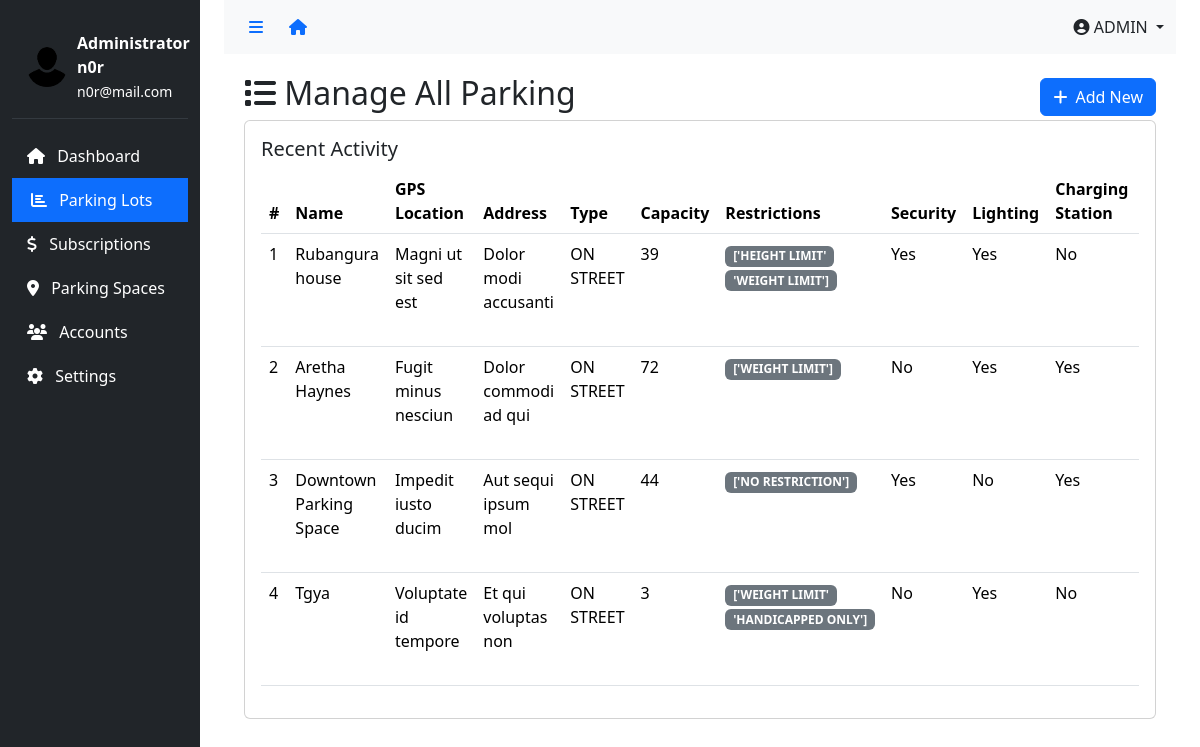
Screenshot of /dashboard/parking (signed in) with the database file from the repository.
### app/models.py (models this page shows, shortened)
class User(AbstractUser):
    class Role(models.TextChoices):
        ATTENDANTS = "ATTENDANTS", "Attendants"
        ADMIN = "ADMIN", "Admin"
        CLIENT = "CLIENT", "Client"
    role = models.CharField(
        max_length=50,
        choices=Role.choices,
        default=Role.CLIENT  # Set default role to CLIENT
    )
    phone_number = models.CharField(
        validators=[phone_regex],
        max_length=10,
        unique=True,
        null=True
    )
    groups = models.ManyToManyField(
        'auth.Group',
        related_name='users',
        blank=True,
        help_text='The groups this user belongs to.'
    )
    user_permissions = models.ManyToManyField(
        'auth.Permission',
        related_name='users',
        blank=True,
        help_text='Specific permissions for this user.'
    )

class ParkingLot(models.Model):
    name = models.CharField(max_length=255, unique=True)
    gpsLocation = models.CharField(max_length=255)
    address = models.CharField(max_length=255)
    type = models.CharField(max_length=20, choices=[('ON STREET', 'On Street'), ('OFF STREET', 'Off Street')], default='ON STREET')
    capacity = models.IntegerField()
    restrictions = models.CharField(max_length=255, blank=True, null=True)  # Store as a comma-separated string
    security = models.BooleanField(default=False)
    lighting = models.BooleanField(default=False)
    chargingStation = models.BooleanField(default=False)
    manager_1 = models.ForeignKey('User', related_name='primary_manager', null=True, on_delete=models.SET_NULL)
    manager_2 = models.ForeignKey('User', related_name='secondary_manager', null=True, blank=True, on_delete=models.SET_NULL)
    created_at = models.DateTimeField(auto_now_add=True)
    @property
    def restrictions_list(self):
        if not self.restrictions:
            return []
        return [restriction.strip() for restriction in self.restrictions.split(',') if restriction.strip()]

### app/views.py (the view)
# urls.py: path('dashboard/parking', views.parking, name="parking"),
@login_required
@admin_required
def parking(request):
    parking_lots = ParkingLot.objects.all()
    for lot in parking_lots:
        if lot.restrictions:  # Check if restrictions exist
            restrictions = lot.restrictions_list
    return render(request, 'dashboard/parking.html', {'parking_lots': parking_lots, 'active_menu': 'parking'})

### app/templates/app/dashboard/parking.html (shortened to what this page needs)
{% extends 'dashboard/base.html' %}
{% block content %}
<div class="content">
    <div class="d-flex justify-content-between align-items-center">
        <h2><i class="fas fa-list"></i> Manage All Parking</h2>
        <a href="{% url 'create_parking_lot' %}" class="btn btn-primary"><i class="fas fa-plus me-2"></i>Add New</a>
    </div>
  <div class="card">
    <div class="card-body">
      <h5 class="card-title">Recent Activity</h5>
      <div class="table-responsive">
        <table class="table" id="activityTable">
          <thead>
            <tr>
              <th>#</th>
              <th>Name</th>
              <th>GPS Location</th>
              <th>Address</th>
              <th>Type</th>
              <th>Capacity</th>
              <th>Restrictions</th>
              <th>Security</th>
              <th>Lighting</th>
              <th>Charging Station</th>
              <th>Manager 1</th>
            </tr>
          </thead>
          <tbody>
            {% for parking_lot in parking_lots %}
            <tr>
              <td>{{ forloop.counter }}</td>
              <td>{{ parking_lot.name }}</td>
              <td>{{ parking_lot.gpsLocation }}</td>
              <td>{{ parking_lot.address }}</td>
              <td>{{ parking_lot.type }}</td>
              <td>{{ parking_lot.capacity }}</td>
              <td>
                {% for restriction in parking_lot.restrictions_list %}
                  <span class="badge bg-secondary">{{ restriction }}</span>
                {% empty %}
                  <span class="text-muted">No restrictions</span>
                {% endfor %}
              </td>
              <td>{{ parking_lot.security|yesno:"Yes,No" }}</td>
              <td>{{ parking_lot.lighting|yesno:"Yes,No" }}</td>
              <td>{{ parking_lot.chargingStation|yesno:"Yes,No" }}</td>
              <td>{{ parking_lot.manager_1.username }}</td>
            </tr>
            {% endfor %}
          </tbody>
        </table>
      </div>
    </div>
  </div>
{% endblock %}

### app/templates/app/dashboard/includes/admin-sidebar.html
{% load static %}
<div class="col-md-3 col-lg-2 d-md-block sidebar" id="sidebar">
  <div class="position-sticky pt-3">
    <div class="user-info d-flex align-items-center">
      <img src="{% static 'img/pngwing.com.png' %}" alt="User" class="rounded-circle" />
      <div>
        <div class="fw-bold">Administrator</div>
        <div class="fw-bold">{{ user.username }}</div>
        <small>{{ user.email }}</small>
      </div>
    </div>
    <ul class="nav flex-column">
      <li class="nav-item">
        <a class="sidebar-link {% if active_menu == 'dashboard' %}active{% endif %}" href="{% url 'dashboard' %}" data-page="dashboard">
          <i class="fas fa-home me-2"></i> Dashboard
        </a>
      </li>
      <li class="nav-item">
        <a class="sidebar-link {% if active_menu == 'parking' %}active{% endif %}" href="{% url 'parking' %}" data-page="analytics">
          <i class="fas fa-chart-bar me-2"></i> Parking Lots
        </a>
      </li>
      <li class="nav-item">
        <a class="sidebar-link {% if active_menu == 'subscriptions' %}active{% endif %}" href="{% url 'subscriptions' %}" data-page="analytics">
          <i class="fas fa-dollar me-2"></i> Subscriptions
        </a>
      </li>
      <li class="nav-item">
        <a class="sidebar-link {% if active_menu == 'parkingspace' %}active{% endif %}" href="{% url 'parkingspace' %}" data-page="analytics">
          <i class="fas fa-location-dot me-2"></i> Parking Spaces
        </a>
      </li>
      <li class="nav-item">
        <a class="sidebar-link {% if active_menu == 'uaccounts' %}active{% endif %}" href="{% url 'uaccounts' %}" data-page="users">
          <i class="fas fa-users me-2"></i> Accounts
        </a>
      </li>
      <li class="nav-item">
        <a class="sidebar-link {% if active_menu == 'settings' %}active{% endif %}" href="#" data-page="settings">
          <i class="fas fa-cog me-2"></i> Settings
        </a>
      </li>
    </ul>
  </div>
</div>

### app/templates/app/dashboard/includes/nav.html (shortened to what this page needs)
<nav class="navbar navbar-expand-lg navbar-light bg-light">
  <div class="container-fluid d-flex align-items-center">
    <div class="d-flex align-items-center">
      <button class="btn btn-link" id="sidebarToggle">
        <i class="fas fa-bars"></i>
      </button>
      <a href="/" class="btn btn-link">
        <i class="fas fa-house"></i>
      </a>
    </div>
    <div class="ms-auto d-flex align-items-center">
      <div class="dropdown">
        <a class="nav-link dropdown-toggle" href="#" role="button" data-bs-toggle="dropdown">
          <i class="fas fa-user-circle"></i> {{ user.role }}
        </a>
      </div>
    </div>
  </div>
</nav>

### app/templates/app/dashboard/base.html (style rules this page uses)
.sidebar { min-height: 100vh; background: #212529; transition: all 0.3s; }
.sidebar-link { color: #fff; text-decoration: none; padding: 10px 15px; display: block; transition: all 0.3s; }
.sidebar-link:hover, .sidebar-link.active { background: #343a40; color: #fff; border-left: 4px solid #0d6efd; }
.sidebar-link.active { background: #0d6efd; }
.content { padding: 20px; }
#sidebarToggle { cursor: pointer; }
.user-info { color: white; padding: 15px; border-bottom: 1px solid #343a40; margin-bottom: 15px; }
.user-info img { width: 40px; height: 40px; margin-right: 10px; }

### rows the page displays
User: username "n0r", email "n0r@mail.com", role "ADMIN"
ParkingLot: name "Rubangura house", gpsLocation "Magni ut sit sed est", address "Dolor modi accusanti", type "ON STREET", capacity "39", restrictions_list "['HEIGHT LIMIT'" "'WEIGHT LIMIT']", security "Yes", lighting "Yes", chargingStation "No"
ParkingLot: name "Aretha Haynes", gpsLocation "Fugit minus nesciun", address "Dolor commodi ad qui", type "ON STREET", capacity "72", restrictions_list "['WEIGHT LIMIT']", security "No", lighting "Yes", chargingStation "Yes"
ParkingLot: name "Downtown Parking Space", gpsLocation "Impedit iusto ducim", address "Aut sequi ipsum mol", type "ON STREET", capacity "44", restrictions_list "['NO RESTRICTION']", security "Yes", lighting "No", chargingStation "Yes"
ParkingLot: name "Tgya", gpsLocation "Voluptate id tempore", address "Et qui voluptas non", type "ON STREET", capacity "3", restrictions_list "['WEIGHT LIMIT'" "'HANDICAPPED ONLY']", security "No", lighting "Yes", chargingStation "No"
